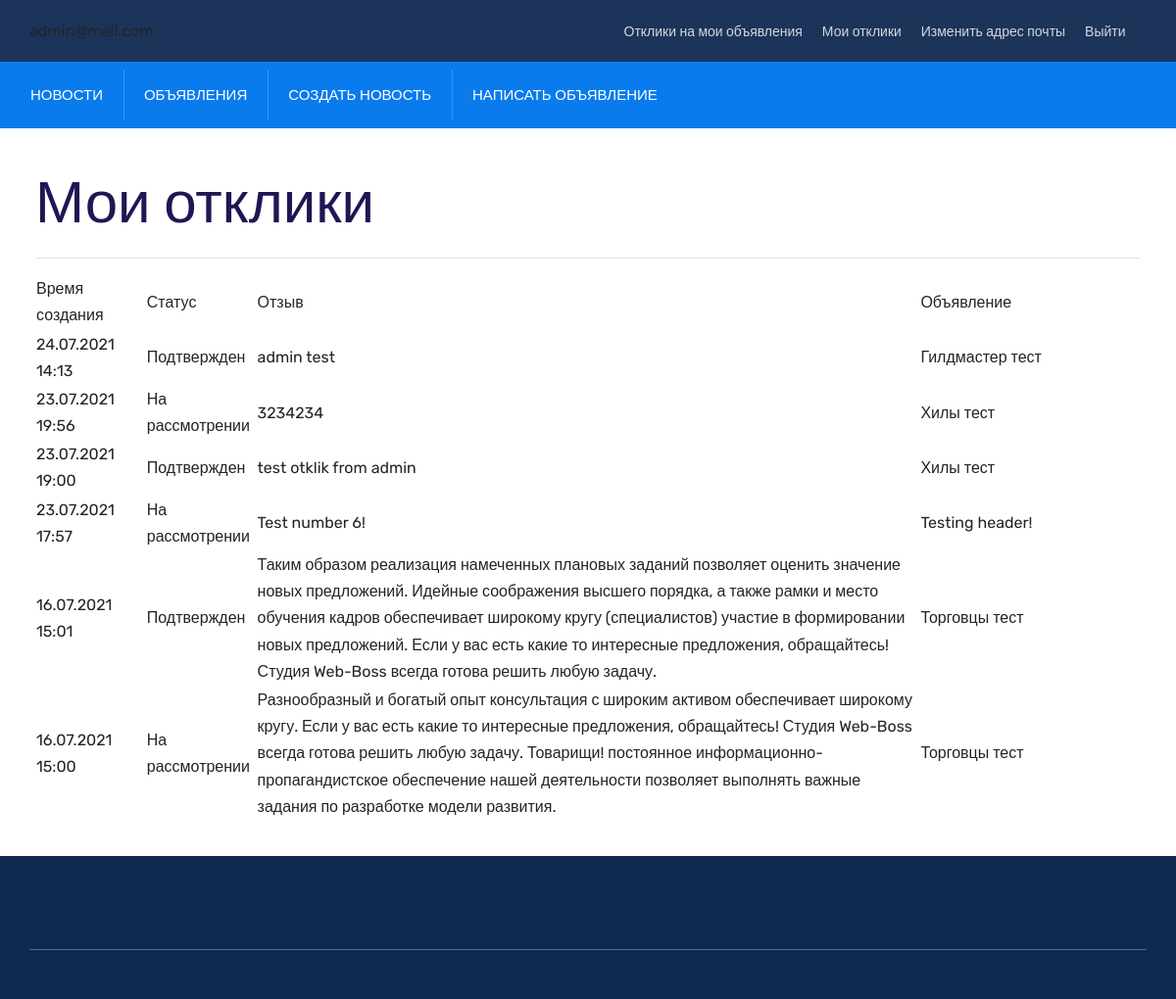
/board/reply (signed in), run on an earlier commit of the app's database.
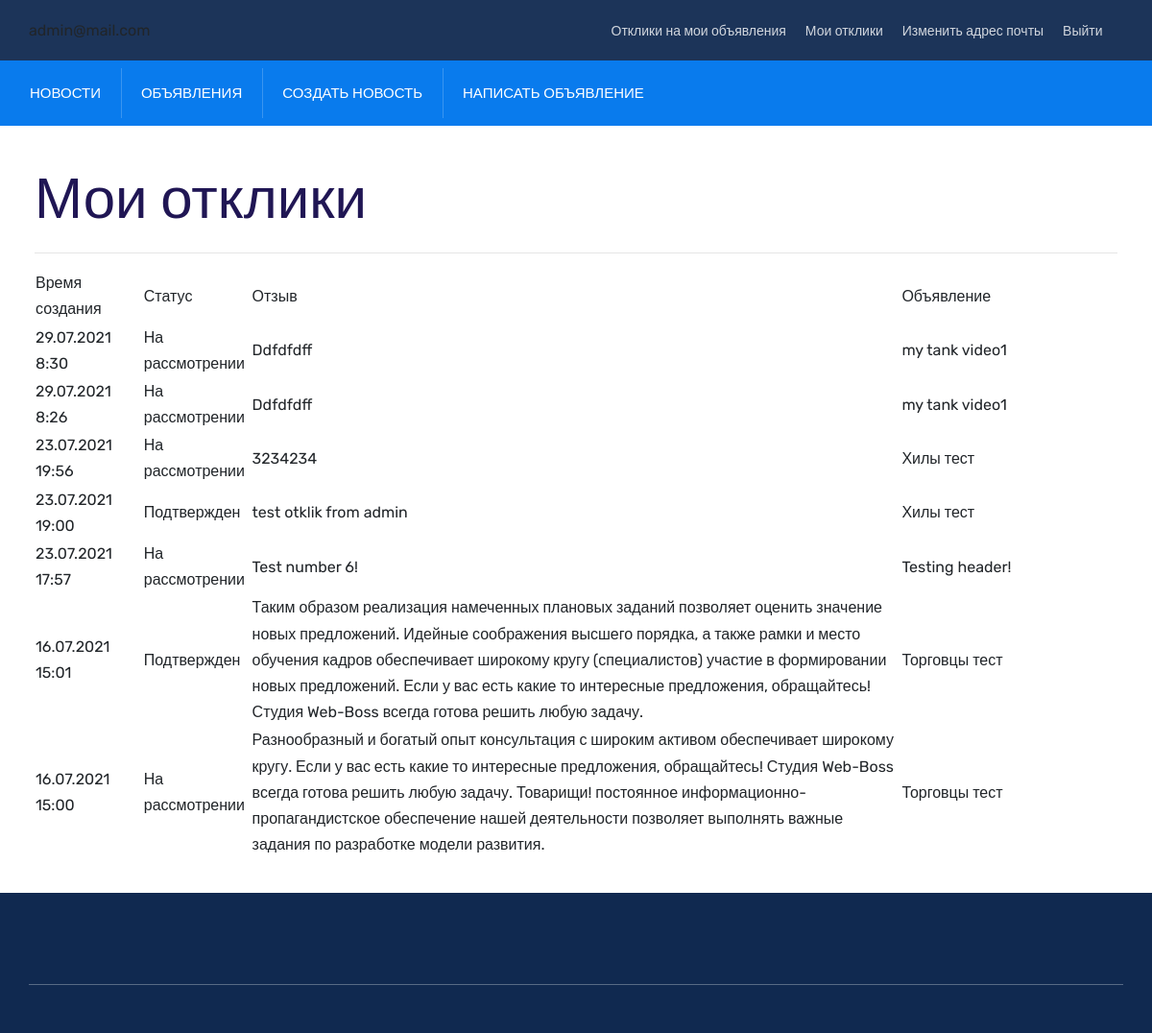
And on a later commit of the database.
### board/models.py (models this page shows, shortened)
class Reply(models.Model):
    user_id = models.ForeignKey(auth.get_user_model(),
                                on_delete=models.CASCADE)
    ad_id = models.ForeignKey(Ad, on_delete=models.CASCADE)
    reply = models.TextField(default='', verbose_name='Отклик')
    creation_time = models.DateTimeField(auto_now_add=True)
    is_approved = models.BooleanField(default=False)

class Ad(models.Model):
    user_id = models.ForeignKey(auth.get_user_model(),
                                on_delete=models.CASCADE)
    category_id = models.ForeignKey(Category, on_delete=models.CASCADE,
                                    verbose_name='Категория')
    header = models.CharField(max_length=255, verbose_name='Заголовок')
    ad = RichTextUploadingField(default='', verbose_name='Объявление')
    creation_time = models.DateTimeField(auto_now_add=True)

### board/views.py (the view)
# urls.py: path('reply', ReplyList.as_view(), name='reply_list_view'),
class ReplyList(LoginRequiredMixin, ListView):
    template_name = 'reply_list.html'
    context_object_name = 'reply_list'
    paginate_by = 30
    def get_queryset(self):
        queryset = Reply.objects.\
            filter(user_id=self.request.user).order_by('-creation_time')
        return queryset

### board/models.py (called while the page is built)
def return_user_email(user):
    return user.email

### templates/reply_list.html (shortened to what this page needs)
{% extends 'flatpages/default.html' %}
{% load url_filters %}
{% block body %}
    <h1>Мои отклики</h1>
    <hr>
    {% if page_obj %}
        <table style='width: 100%'>
            <thead>
                <tr>
                    <td style='width: 10%'>
                        Время создания
                    </td>
                    <td style='width: 10%'>
                        Статус
                    </td>
                    <td style='width: 60%'>
                        Отзыв
                    </td>
                    <td style='width: 20%'>
                        Объявление
                    </td>
                </tr>
            </thead>
                {% for reply in page_obj %}
                    <tr>
                        <td>
                            {{ reply.creation_time|date:'d.m.Y G:i' }}
                        </td>
                        <td>
                            {{ reply.is_approved|yesno:'Подтвержден,На рассмотрении'}}
                        </td>
                        <td>
                            {{ reply.reply }}
                        </td>
                        <td>
                            <a href="{% url 'ad_detail_view' reply.ad_id.id %}">{{ reply.ad_id.header }}</a>
                        </td>
                    </tr>
                {% endfor %}
        </table>
    {% else %}
        <h2>Нет откликов!</h2>
    {% endif %}
{% endblock body %}

What changed in the data, as far as the page shows it:
removed Reply: creation_time "24.07.2021 14:13", is_approved "Подтвержден", reply "admin test", ad_id.header "Гилдмастер тест"
added Reply: creation_time "29.07.2021 8:30", is_approved "На рассмотрении", reply "Ddfdfdff", ad_id.header "my tank video1"
added Reply: creation_time "29.07.2021 8:26", is_approved "На рассмотрении", reply "Ddfdfdff", ad_id.header "my tank video1"
